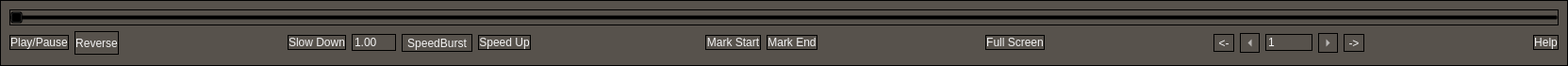
<?xml version="1.0" encoding="UTF-8"?>
<ui version="4.0">
 <class>RootWidget</class>
 <widget class="QWidget" name="RootWidget">
  <property name="geometry">
   <rect>
    <x>0</x>
    <y>0</y>
    <width>1663</width>
    <height>70</height>
   </rect>
  </property>
  <property name="windowTitle">
   <string>Form</string>
  </property>
  <property name="styleSheet">
   <string notr="true">background-color: rgb(71, 58, 46);
border-color: rgb(207, 207, 207);
background-color: rgba(71, 65, 60, 180);
color: rgb(244, 244, 244);
border : 1px solid black;
border-color: rgb(0, 0, 0);
alternate-background-color: rgb(255, 0, 0);
selection-background-color: rgb(75, 83, 65);
</string>
  </property>
  <layout class="QGridLayout" name="gridLayout">
   <property name="leftMargin">
    <number>0</number>
   </property>
   <property name="topMargin">
    <number>0</number>
   </property>
   <property name="rightMargin">
    <number>0</number>
   </property>
   <property name="bottomMargin">
    <number>0</number>
   </property>
   <property name="spacing">
    <number>0</number>
   </property>
   <item row="0" column="0">
    <widget class="QFrame" name="frame_media_control">
     <property name="sizePolicy">
      <sizepolicy hsizetype="Preferred" vsizetype="Fixed">
       <horstretch>0</horstretch>
       <verstretch>0</verstretch>
      </sizepolicy>
     </property>
     <property name="minimumSize">
      <size>
       <width>0</width>
       <height>70</height>
      </size>
     </property>
     <property name="maximumSize">
      <size>
       <width>16777215</width>
       <height>70</height>
      </size>
     </property>
     <property name="styleSheet">
      <string notr="true">background:transparent;</string>
     </property>
     <property name="frameShape">
      <enum>QFrame::StyledPanel</enum>
     </property>
     <property name="frameShadow">
      <enum>QFrame::Plain</enum>
     </property>
     <property name="lineWidth">
      <number>1</number>
     </property>
     <layout class="QGridLayout" name="gridLayout_2">
      <item row="1" column="12">
       <widget class="QPushButton" name="button_full_screen">
        <property name="sizePolicy">
         <sizepolicy hsizetype="Fixed" vsizetype="Fixed">
          <horstretch>0</horstretch>
          <verstretch>0</verstretch>
         </sizepolicy>
        </property>
        <property name="toolTip">
         <string>Set the video to full screen</string>
        </property>
        <property name="text">
         <string>Full Screen</string>
        </property>
       </widget>
      </item>
      <item row="1" column="13">
       <spacer name="horizontalSpacer">
        <property name="orientation">
         <enum>Qt::Horizontal</enum>
        </property>
        <property name="sizeHint" stdset="0">
         <size>
          <width>40</width>
          <height>20</height>
         </size>
        </property>
       </spacer>
      </item>
      <item row="1" column="20">
       <widget class="QPushButton" name="btnHelp">
        <property name="text">
         <string>Help</string>
        </property>
       </widget>
      </item>
      <item row="1" column="10">
       <widget class="QPushButton" name="button_mark_end">
        <property name="toolTip">
         <string>Mark the end of the entry</string>
        </property>
        <property name="text">
         <string>Mark End</string>
        </property>
       </widget>
      </item>
      <item row="1" column="14">
       <widget class="QToolButton" name="btnSkipLeft">
        <property name="toolTip">
         <string>Skip Frames Left</string>
        </property>
        <property name="text">
         <string>&lt;-</string>
        </property>
        <property name="shortcut">
         <string>Ctrl+Left</string>
        </property>
       </widget>
      </item>
      <item row="1" column="15">
       <widget class="QToolButton" name="btnLeft">
        <property name="toolTip">
         <string>Step Frames Left</string>
        </property>
        <property name="text">
         <string>&lt;</string>
        </property>
        <property name="shortcut">
         <string>Left</string>
        </property>
        <property name="arrowType">
         <enum>Qt::LeftArrow</enum>
        </property>
       </widget>
      </item>
      <item row="1" column="0">
       <widget class="ToggleButton" name="button_play_pause">
        <property name="sizePolicy">
         <sizepolicy hsizetype="Fixed" vsizetype="Fixed">
          <horstretch>0</horstretch>
          <verstretch>0</verstretch>
         </sizepolicy>
        </property>
        <property name="toolTip">
         <string notr="true">Toggle Play/Pause</string>
        </property>
        <property name="text">
         <string>Play/Pause</string>
        </property>
        <property name="checkable">
         <bool>false</bool>
        </property>
       </widget>
      </item>
      <item row="1" column="4">
       <widget class="QDoubleSpinBox" name="doubleSpinBoxPlaybackSpeed">
        <property name="toolTip">
         <string notr="true">Playback Speed Multiplier</string>
        </property>
        <property name="whatsThis">
         <string notr="true">Playback Speed Multiplier</string>
        </property>
        <property name="styleSheet">
         <string notr="true">QDoubleSpinBox {
	background: rgb(62, 57, 52);
	border : 1px solid black;
};
QDoubleSpinBox::hover {
	background: rgb(75, 83, 65);
	border : 1px solid black;
};
QDoubleSpinBox::up-arrow {
	background: rgb(62, 57, 52);
	color: rgb(255, 255, 255);
	border :1px solid black;
};
QDoubleSpinBox::down-arrow {
	background: rgb(62, 57, 52);
	color: rgb(255, 255, 255);
	border : 1px solid black;
};</string>
        </property>
        <property name="minimum">
         <double>0.200000000000000</double>
        </property>
        <property name="maximum">
         <double>6.000000000000000</double>
        </property>
        <property name="value">
         <double>1.000000000000000</double>
        </property>
       </widget>
      </item>
      <item row="1" column="9">
       <widget class="QPushButton" name="button_mark_start">
        <property name="toolTip">
         <string>Mark the start of the entry</string>
        </property>
        <property name="text">
         <string>Mark Start</string>
        </property>
       </widget>
      </item>
      <item row="1" column="11">
       <spacer name="horizontalSpacer_7">
        <property name="orientation">
         <enum>Qt::Horizontal</enum>
        </property>
        <property name="sizeHint" stdset="0">
         <size>
          <width>40</width>
          <height>20</height>
         </size>
        </property>
       </spacer>
      </item>
      <item row="0" column="0" colspan="21">
       <widget class="HighlightedJumpSlider" name="slider_progress">
        <property name="enabled">
         <bool>false</bool>
        </property>
        <property name="maximum">
         <number>9999</number>
        </property>
        <property name="pageStep">
         <number>1</number>
        </property>
        <property name="orientation">
         <enum>Qt::Horizontal</enum>
        </property>
        <property name="tickPosition">
         <enum>QSlider::NoTicks</enum>
        </property>
       </widget>
      </item>
      <item row="1" column="3">
       <widget class="QPushButton" name="button_slow_down">
        <property name="sizePolicy">
         <sizepolicy hsizetype="Fixed" vsizetype="Fixed">
          <horstretch>0</horstretch>
          <verstretch>0</verstretch>
         </sizepolicy>
        </property>
        <property name="toolTip">
         <string notr="true">Slow down the playback</string>
        </property>
        <property name="text">
         <string>Slow Down</string>
        </property>
        <property name="shortcut">
         <string>Ctrl+S</string>
        </property>
       </widget>
      </item>
      <item row="1" column="16">
       <widget class="QSpinBox" name="spinBoxFrameJumpMultiplier">
        <property name="toolTip">
         <string notr="true" extracomment="Larger means bigger jumps">Frame Jump Multiplier</string>
        </property>
        <property name="whatsThis">
         <string notr="true" extracomment="Larger means bigger jumps">Frame Jump Multiplier</string>
        </property>
        <property name="styleSheet">
         <string notr="true">QSpinBox {
	background: rgb(62, 57, 52);
	border : 1px solid black;
};
QSpinBox::hover {
	background: rgb(75, 83, 65);
	border : 1px solid black;
};
</string>
        </property>
        <property name="minimum">
         <number>1</number>
        </property>
        <property name="maximum">
         <number>1000</number>
        </property>
       </widget>
      </item>
      <item row="1" column="17">
       <widget class="QToolButton" name="btnRight">
        <property name="toolTip">
         <string>Step Frames Right</string>
        </property>
        <property name="text">
         <string>&gt;</string>
        </property>
        <property name="shortcut">
         <string>Right</string>
        </property>
        <property name="arrowType">
         <enum>Qt::RightArrow</enum>
        </property>
       </widget>
      </item>
      <item row="1" column="2">
       <spacer name="horizontalSpacer_5">
        <property name="orientation">
         <enum>Qt::Horizontal</enum>
        </property>
        <property name="sizeHint" stdset="0">
         <size>
          <width>40</width>
          <height>20</height>
         </size>
        </property>
       </spacer>
      </item>
      <item row="1" column="6">
       <widget class="QPushButton" name="button_speed_up">
        <property name="sizePolicy">
         <sizepolicy hsizetype="Fixed" vsizetype="Fixed">
          <horstretch>0</horstretch>
          <verstretch>0</verstretch>
         </sizepolicy>
        </property>
        <property name="toolTip">
         <string notr="true">Speed up the playback</string>
        </property>
        <property name="text">
         <string>Speed Up</string>
        </property>
        <property name="shortcut">
         <string>Ctrl+=</string>
        </property>
       </widget>
      </item>
      <item row="1" column="8">
       <spacer name="horizontalSpacer_6">
        <property name="orientation">
         <enum>Qt::Horizontal</enum>
        </property>
        <property name="sizeHint" stdset="0">
         <size>
          <width>40</width>
          <height>20</height>
         </size>
        </property>
       </spacer>
      </item>
      <item row="1" column="18">
       <widget class="QToolButton" name="btnSkipRight">
        <property name="toolTip">
         <string>Skip Frames Right</string>
        </property>
        <property name="text">
         <string>-&gt;</string>
        </property>
        <property name="shortcut">
         <string>Ctrl+Right</string>
        </property>
       </widget>
      </item>
      <item row="1" column="19">
       <spacer name="horizontalSpacer_3">
        <property name="orientation">
         <enum>Qt::Horizontal</enum>
        </property>
        <property name="sizeHint" stdset="0">
         <size>
          <width>40</width>
          <height>20</height>
         </size>
        </property>
       </spacer>
      </item>
      <item row="1" column="5">
       <widget class="QToolButton" name="toolButton_SpeedBurstEnabled">
        <property name="enabled">
         <bool>false</bool>
        </property>
        <property name="statusTip">
         <string>Trigger speedburst with the hotkey</string>
        </property>
        <property name="whatsThis">
         <string>Trigger speedburst with the hotkey</string>
        </property>
        <property name="text">
         <string>SpeedBurst</string>
        </property>
        <property name="checkable">
         <bool>true</bool>
        </property>
        <property name="checked">
         <bool>true</bool>
        </property>
       </widget>
      </item>
      <item row="1" column="1">
       <widget class="QPushButton" name="button_reverse">
        <property name="minimumSize">
         <size>
          <width>30</width>
          <height>25</height>
         </size>
        </property>
        <property name="text">
         <string>Reverse</string>
        </property>
        <property name="checked">
         <bool>false</bool>
        </property>
       </widget>
      </item>
     </layout>
    </widget>
   </item>
  </layout>
 </widget>
 <customwidgets>
  <customwidget>
   <class>HighlightedJumpSlider</class>
   <extends>QSlider</extends>
   <header>pyphocorehelpers.gui.Qt.HighlightedJumpSlider</header>
  </customwidget>
  <customwidget>
   <class>ToggleButton</class>
   <extends>QPushButton</extends>
   <header>pyphocorehelpers.gui.Qt.ToggleButton</header>
  </customwidget>
 </customwidgets>
 <resources/>
 <connections/>
</ui>
